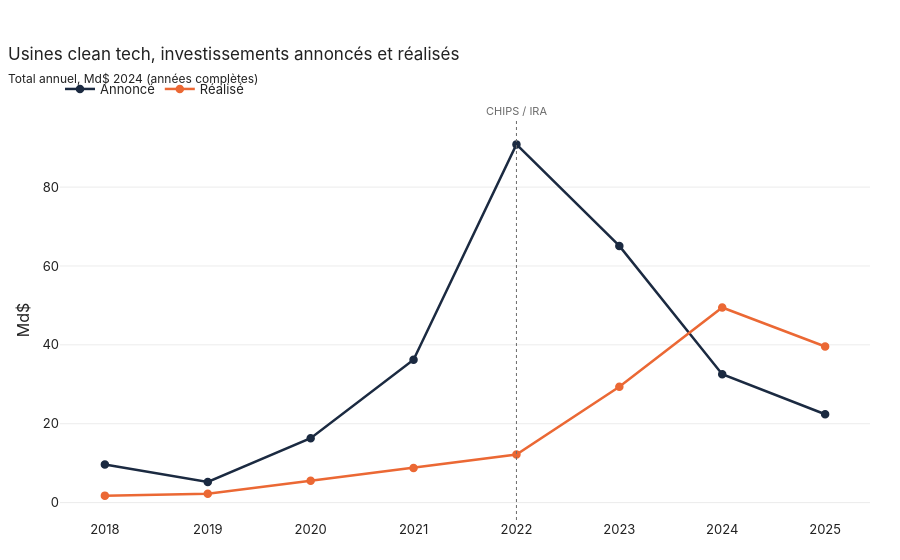

Here is the notebook cell this chart was saved with:
### Markdown cell above
## 5. Usines clean tech

### Code cell
plot_years(cim, 'quarter', ['annoncé', 'réalisé'], how='sum',
           title='Usines clean tech, investissements annoncés et réalisés',
           subtitle='Total annuel, Md$ 2024 (années complètes)', ytitle='Md$')

### Figure 1 — Plotly figure (JSON) as saved in the notebook; plotly's stock layout.template omitted (floating-point values rounded to 4 significant figures)
{"data": [{"hovertemplate": "Annoncé : %{y:,.0f}<extra></extra>", "line": {"color": "#1b2a41", "width": 2.5}, "marker": {"color": "#1b2a41", "line": {"color": "#1b2a41", "width": 1.5}, "size": 7, "symbol": ["circle", "circle", "circle", "circle", "circle", "circle", "circle", "circle"]}, "mode": "lines+markers", "name": "Annoncé", "type": "scatter", "x": [2018, 2019, 2020, 2021, 2022, 2023, 2024, 2025], "y": [9.641, 5.246, 16.33, 36.24, 90.84, 65.08, 32.57, 22.41]}, {"hovertemplate": "Réalisé : %{y:,.0f}<extra></extra>", "line": {"color": "#eb6834", "width": 2.5}, "marker": {"color": "#eb6834", "line": {"color": "#eb6834", "width": 1.5}, "size": 7, "symbol": ["circle", "circle", "circle", "circle", "circle", "circle", "circle", "circle"]}, "mode": "lines+markers", "name": "Réalisé", "type": "scatter", "x": [2018, 2019, 2020, 2021, 2022, 2023, 2024, 2025], "y": [1.766, 2.228, 5.531, 8.762, 12.18, 29.35, 49.47, 39.59]}], "layout": {"annotations": [{"font": {"color": "#6b6b6b", "size": 11}, "showarrow": false, "text": "CHIPS / IRA", "x": 2022, "xanchor": "center", "y": 1, "yanchor": "bottom", "yref": "paper"}], "shapes": [{"line": {"color": "#6b6b6b", "dash": "dot", "width": 1}, "type": "line", "x0": 2022, "x1": 2022, "xref": "x", "y0": 0, "y1": 1, "yref": "y domain"}], "showlegend": true, "title": {"subtitle": {"text": "Total annuel, Md$ 2024 (années complètes)"}, "text": "Usines clean tech, investissements annoncés et réalisés"}, "yaxis": {"title": {"text": "Md$"}}}}
